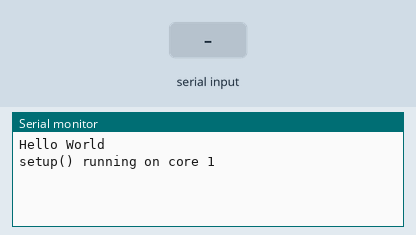
Bench run of a program on a simulated ESP32. Parts: the last lines printed to the serial monitor. The test bench sets the inputs (shaded band). Random numbers use the default seed unless the program sets one; nothing arrives over Bluetooth unless stated.

Above: at 1.2 s.
1.3 s: "1\n" received over the second serial link
At 2.5 s:
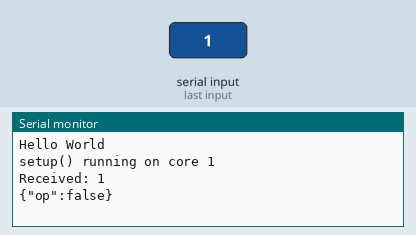
2.8 s: "0\n" received over the second serial link
At 3.9 s:
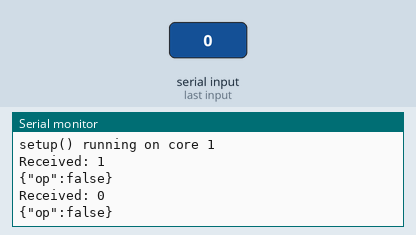

Measured:
- after the input at 1.3 s, the serial monitor: prints a new line at once (image 1)
- after the input at 2.8 s, the serial monitor: prints a new line at once (image 2)

The program:

main.cpp
```cpp
#include <Arduino.h>
#include <BluetoothSerial.h>
#include <ArduinoJson.h>

BluetoothSerial SerialBT;

// Allocate the JSON document
JsonDocument doc;
JsonDocument docSend;
DeserializationError desError;

// Pseudo Values
float frequency = 14.150; // in MHz
String name = "Georg";
String call = "OE8GKE";

//---------------------------------------------------------------------------------------------------------------------------------------------------------------------------
void handleBT();
void handleOther();
//---------------------------------------------------------------------------------------------------------------------------------------------------------------------------

void setup()
{
  Serial.begin(115200);
  Serial.println("Hello World");

  Serial.print("setup() running on core ");
  Serial.println(xPortGetCoreID());

  SerialBT.begin("FunkY BT"); // Name des ESP32
}

void loop()
{
  handleBT();
  handleOther();
}

void handleOther()
{
  if (Serial.available())
  {
    SerialBT.write(Serial.read());
  }
}

void handleBT()
{
  // Serial.print("Task1 running on core ");
  // Serial.println(xPortGetCoreID());

  if (SerialBT.available())
  {
    // Serial.write(SerialBT.read());
    doc.clear();
    String s_in;
    while (SerialBT.available())
    {
      char incomingChar = SerialBT.read();
      if (incomingChar == '\n')
      { // End of message
        Serial.println("Received: " + s_in);
        desError = deserializeJson(doc, s_in);
        s_in = ""; // Clear buffer
      }
      else
      {
        s_in += incomingChar;
      }
    }
    if (desError)
    {
      docSend.clear();
      docSend["op"] = true;
      docSend["frequency"] = 0.00;
      docSend["voltage"] = 1.00;
      docSend["name"] = name;
      docSend["call"] = call;
      docSend["temperature"] = 0.0;

      String out;
      serializeJson(docSend, out);

      Serial.println("ERROR returned: ");
      Serial.println(desError.c_str());
      SerialBT.println(out);
    }

    if (doc["op"]) // set value code
    {
      frequency = doc["frequency"];
      if ((doc["name"].as<String>()) != "null")
      {
        name = doc["name"].as<String>();
      }
      if ((doc["call"].as<String>()) != "null")
      {
        call = doc["call"].as<String>();
      }
    }
    else if (doc["op"] == 0) // get value code
    {
      docSend.clear();
      docSend["op"] = false;
      if (doc["frequency"].as<String>() != "null")
      {
        docSend["frequency"] = frequency;
      }
      if (doc["voltage"].as<String>() != "null")
      {
        docSend["voltage"] = round((3 * (3.3 + ((float)random(9) / (float)10))) * 1000.0) / 1000.0;
      }
      if (doc["name"].as<String>() != "null")
      {
        docSend["name"] = name;
      }
      if (doc["call"].as<String>() != "null")
      {
        docSend["call"] = call;
      }
      if (doc["temperature"].as<String>() != "null")
      {
        docSend["temperature"] = (float)random(800) / (float)10 + 20;
      }

      String out;
      serializeJson(docSend, out);

      Serial.println(out);
      SerialBT.println(out);
    }
  }
}
```
